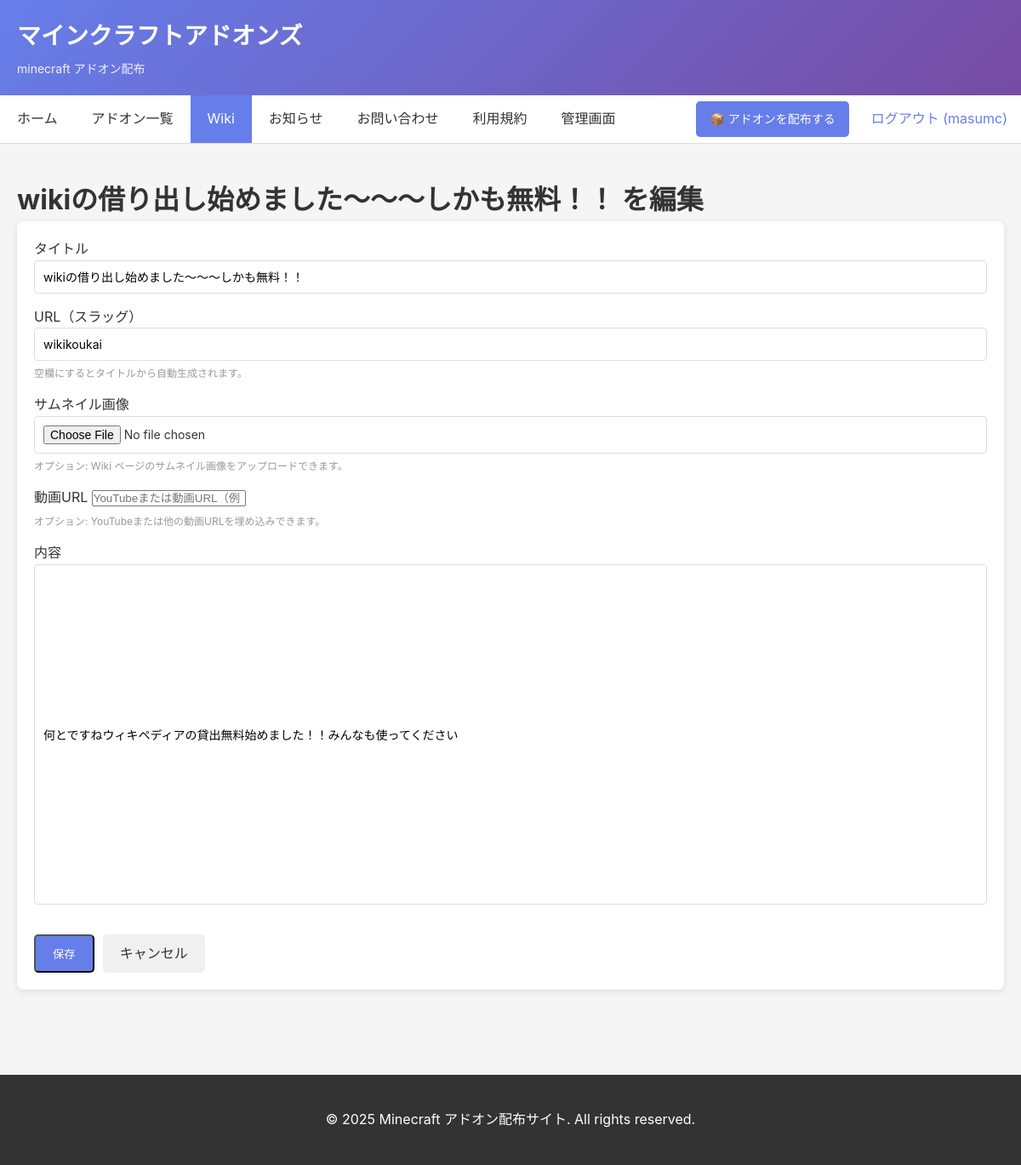
The page /wiki/wikikoukai/edit/ (signed in) on the database its author committed.
### project/models.py (models this page shows, shortened)
class Wiki(models.Model):
    title = models.CharField('タイトル', max_length=200, unique=True)
    slug = models.SlugField('URL用の名前', unique=True)
    image = models.ImageField('サムネイル画像', upload_to='wiki/', null=True, blank=True)
    video_url = models.URLField('動画URL（YouTubeなど）', null=True, blank=True)
    content = models.TextField('内容')
    created_by = models.ForeignKey('auth.User', on_delete=models.SET_NULL, null=True, blank=True, related_name='wiki_created')
    updated_by = models.ForeignKey('auth.User', on_delete=models.SET_NULL, null=True, blank=True, related_name='wiki_updated')
    created_at = models.DateTimeField('作成日', auto_now_add=True)
    updated_at = models.DateTimeField('更新日', auto_now=True)
    class Meta:
        ordering = ['title']
        verbose_name = 'Wiki ページ'
        verbose_name_plural = 'Wiki ページ'

### project/views.py (the view, shortened to what this page needs)
# urls.py: path('wiki/<slug:slug>/edit/', WikiUpdateView.as_view(), name='wiki_edit'),
class WikiUpdateView(LoginRequiredMixin, UpdateView):
    model = Wiki
    form_class = WikiForm
    template_name = 'wiki_form.html'
    slug_field = 'slug'

### project/forms.py (shortened to what this page needs)
class WikiForm(forms.ModelForm):
    class Meta:
        from .models import Wiki
        model = Wiki
        fields = ['title', 'slug', 'image', 'video_url', 'content']
        widgets = {
            'content': TinyMCE(attrs={'cols': 80, 'rows': 10}),
            'video_url': forms.URLInput(attrs={'placeholder':'YouTubeまたは動画URL（例：https://www.youtube.com/watch?v=xxxxx）'}),
        }

### templates/wiki_form.html (shortened to what this page needs)
{% extends 'base.html' %}
{% block content %}
<h1>{% if wiki %}{{ wiki.title }} を編集{% else %}新しいWikiページを作成{% endif %}</h1>
<div class="card">
    <form method="post" style="display:flex; flex-direction:column; gap:15px;">
        <div>
            <label for="id_title">タイトル</label>
            {{ form.title }}
        </div>
        <div>
            <label for="id_slug">URL（スラッグ）</label>
            {{ form.slug }}
            <div style="font-size:12px; color:#999; margin-top:5px;">空欄にするとタイトルから自動生成されます。</div>
        </div>
        <div>
            <label for="id_image">サムネイル画像</label>
            {{ form.image }}
            <div style="font-size:12px; color:#999; margin-top:5px;">オプション: Wiki ページのサムネイル画像をアップロードできます。</div>
        </div>
        <div>
            <label for="id_video_url">動画URL</label>
            {{ form.video_url }}
            <div style="font-size:12px; color:#999; margin-top:5px;">オプション: YouTubeまたは他の動画URLを埋め込みできます。</div>
        </div>
        <div>
            <label for="id_content">内容</label>
            {{ form.content }}
        </div>
        <div style="display:flex; gap:10px; margin-top:20px;">
            <button type="submit" class="button">保存</button>
            <a href="{% url 'wiki_list' %}" class="button secondary">キャンセル</a>
        </div>
    </form>
</div>
{% endblock %}

### templates/base.html (shortened to what this page needs)
<!doctype html>
<html lang="ja">
<head>
</head>
<body>
    <header>
        <div class="container">
                <h1>マインクラフトアドオンズ</h1>
                <p>minecraft アドオン配布</p>
        </div>
    </header>
    <nav>
        <div class="container" style="padding: 0; display: flex; justify-content: space-between; align-items: center;">
            <ul style="flex: 1;">
                <li style="display: inline-block;"><a href="{% url 'home' %}" class="{% if request.resolver_match.url_name == 'home' %}active{% endif %}">ホーム</a></li>
                <li style="display: inline-block;"><a href="{% url 'addon_list' %}" class="{% if request.resolver_match.url_name == 'addon_list' %}active{% endif %}">アドオン一覧</a></li>
                <li style="display: inline-block;"><a href="{% url 'wiki_list' %}" class="{% if request.resolver_match.url_name|stringformat:'s' in 'wiki_list,wiki_detail,wiki_create,wiki_edit' %}active{% endif %}">Wiki</a></li>
                <li style="display: inline-block;"><a href="{% url 'announcement' %}" class="{% if request.resolver_match.url_name == 'announcement' %}active{% endif %}">お知らせ</a></li>
                <li style="display: inline-block;"><a href="{% url 'contact' %}" class="{% if request.resolver_match.url_name == 'contact' %}active{% endif %}">お問い合わせ</a></li>
                <li style="display: inline-block;"><a href="{% url 'terms' %}" class="{% if request.resolver_match.url_name == 'terms' %}active{% endif %}">利用規約</a></li>
                {% if user.is_staff %}
                <li style="display: inline-block;"><a href="{% url 'admin:index' %}">管理画面</a></li>
                {% endif %}
            </ul>
            <div style="display: flex; gap: 10px; align-items: center;">
                {% if user.is_authenticated %}
                <a href="{% url 'addon_upload' %}" class="button" style="margin: 0; padding: 10px 16px; font-size: 14px;">📦 アドオンを配布する</a>
                <a href="{% url 'account_logout' %}" style="padding: 10px 16px; text-decoration: none; color: #667eea;">ログアウト ({{ user.username }})</a>
                {% else %}
                <a href="{% url 'account_login' %}" style="padding: 10px 16px; text-decoration: none; color: #667eea;">ログイン</a>
                <a href="{% url 'account_signup' %}" class="button" style="margin: 0; padding: 10px 16px; font-size: 14px;">アカウント作成</a>
                {% endif %}
            </div>
        </div>
    </nav>
    <main>
        <div class="container">
            {% block content %}{% endblock %}
        </div>
    </main>
    <footer>
        <div class="container">
            <p>&copy; 2025 Minecraft アドオン配布サイト. All rights reserved.</p>
        </div>
    </footer>
</body>
</html>

### templates/base.html (style rules this page uses)
* { margin: 0; padding: 0; box-sizing: border-box; }
body { font-family: -apple-system, BlinkMacSystemFont, "Segoe UI", "Noto Sans JP", sans-serif; background: #f5f5f5; color: #333; line-height: 1.6; }
header { background: linear-gradient(135deg, #667eea 0%, #764ba2 100%); color: white; padding: 20px 0; box-shadow: 0 2px 8px rgba(0,0,0,0.1); }
.container { max-width: 1200px; margin: 0 auto; padding: 0 20px; }
header h1 { font-size: 28px; margin-bottom: 5px; }
header p { font-size: 14px; opacity: 0.9; }
nav { background: white; border-bottom: 1px solid #ddd; padding: 0; margin: 0; }
nav ul { list-style: none; display: flex; gap: 0; margin: 0; padding: 0; }
nav li { display: inline-block; margin: 0; padding: 0; }
nav a { display: block; padding: 15px 20px; color: #333; text-decoration: none; transition: background 0.2s; }
nav a.active { background: #667eea; color: white; }
main { padding: 40px 0; min-height: 60vh; }
footer { background: #333; color: white; padding: 40px 0; text-align: center; margin-top: 40px; }
.button { display: inline-block; padding: 10px 20px; background: #667eea; color: white; border-radius: 5px; text-decoration: none; transition: background 0.2s; }
.button.secondary { background: #f0f0f0; color: #333; }
.card { background: white; border-radius: 8px; box-shadow: 0 2px 8px rgba(0,0,0,0.1); padding: 20px; margin-bottom: 20px; }

### templates/wiki_form.html (style rules this page uses)
#id_title, #id_slug, #id_image, #id_content { width:100%; padding:10px; border:1px solid #ddd; border-radius:4px; font-family:inherit; font-size:14px; }
#id_content { resize:vertical; min-height:400px; }

### rows shown on the page
Wiki: title "wikiの借り出し始めました～～～しかも無料！！", slug "wikikoukai", content "何とですねウィキペディアの貸出無料始めました！！みんなも使ってください"

### other values the page prints
{{ user.username }} "masumc"
